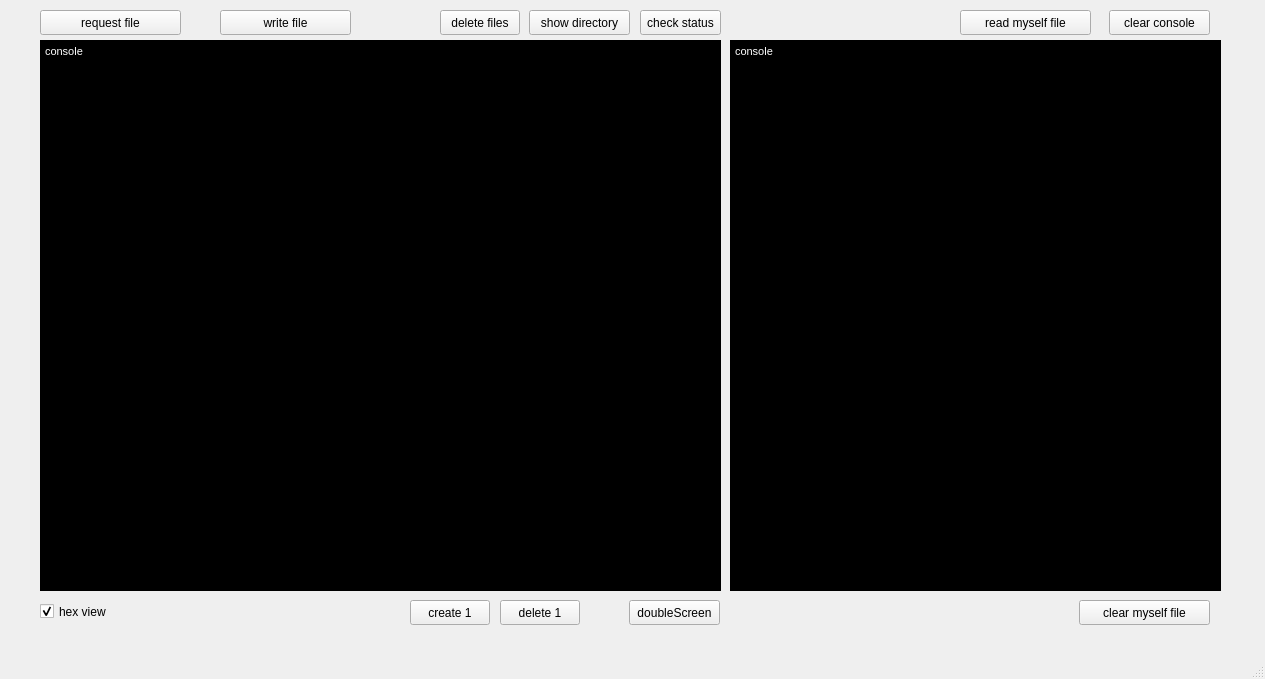
<?xml version="1.0" encoding="UTF-8"?>
<ui version="4.0">
 <class>MainWindow</class>
 <widget class="QMainWindow" name="MainWindow">
  <property name="geometry">
   <rect>
    <x>0</x>
    <y>0</y>
    <width>1265</width>
    <height>679</height>
   </rect>
  </property>
  <property name="windowTitle">
   <string>MainWindow</string>
  </property>
  <widget class="QWidget" name="centralwidget">
   <widget class="QPushButton" name="requestFile">
    <property name="geometry">
     <rect>
      <x>40</x>
      <y>10</y>
      <width>141</width>
      <height>25</height>
     </rect>
    </property>
    <property name="text">
     <string>request file</string>
    </property>
   </widget>
   <widget class="QTextEdit" name="console">
    <property name="geometry">
     <rect>
      <x>40</x>
      <y>40</y>
      <width>681</width>
      <height>551</height>
     </rect>
    </property>
    <property name="styleSheet">
     <string notr="true">background-color:black;
color:white;</string>
    </property>
    <property name="html">
     <string>&lt;!DOCTYPE HTML PUBLIC &quot;-//W3C//DTD HTML 4.0//EN&quot; &quot;http://www.w3.org/TR/REC-html40/strict.dtd&quot;&gt;
&lt;html&gt;&lt;head&gt;&lt;meta name=&quot;qrichtext&quot; content=&quot;1&quot; /&gt;&lt;style type=&quot;text/css&quot;&gt;
p, li { white-space: pre-wrap; }
&lt;/style&gt;&lt;/head&gt;&lt;body style=&quot; font-family:'Sans Serif'; font-size:9pt; font-weight:400; font-style:normal;&quot;&gt;
&lt;p style=&quot; margin-top:0px; margin-bottom:0px; margin-left:0px; margin-right:0px; -qt-block-indent:0; text-indent:0px;&quot;&gt;&lt;span style=&quot; font-family:'MS Shell Dlg 2'; font-size:8.25pt;&quot;&gt;console&lt;/span&gt;&lt;/p&gt;&lt;/body&gt;&lt;/html&gt;</string>
    </property>
   </widget>
   <widget class="QPushButton" name="clearConsole">
    <property name="geometry">
     <rect>
      <x>1109</x>
      <y>10</y>
      <width>101</width>
      <height>25</height>
     </rect>
    </property>
    <property name="text">
     <string>clear console</string>
    </property>
   </widget>
   <widget class="QPushButton" name="writeFile">
    <property name="geometry">
     <rect>
      <x>220</x>
      <y>10</y>
      <width>131</width>
      <height>25</height>
     </rect>
    </property>
    <property name="text">
     <string>write file</string>
    </property>
   </widget>
   <widget class="QPushButton" name="readMyselfFile">
    <property name="geometry">
     <rect>
      <x>960</x>
      <y>10</y>
      <width>131</width>
      <height>25</height>
     </rect>
    </property>
    <property name="text">
     <string>read myself file</string>
    </property>
   </widget>
   <widget class="QPushButton" name="clearMyselfFile">
    <property name="geometry">
     <rect>
      <x>1079</x>
      <y>600</y>
      <width>131</width>
      <height>25</height>
     </rect>
    </property>
    <property name="text">
     <string>clear myself file</string>
    </property>
   </widget>
   <widget class="QCheckBox" name="hexBox">
    <property name="enabled">
     <bool>true</bool>
    </property>
    <property name="geometry">
     <rect>
      <x>40</x>
      <y>600</y>
      <width>80</width>
      <height>23</height>
     </rect>
    </property>
    <property name="text">
     <string>hex view</string>
    </property>
    <property name="checked">
     <bool>true</bool>
    </property>
   </widget>
   <widget class="QTextEdit" name="console_2">
    <property name="geometry">
     <rect>
      <x>730</x>
      <y>40</y>
      <width>491</width>
      <height>551</height>
     </rect>
    </property>
    <property name="styleSheet">
     <string notr="true">background-color:black;
color:white;</string>
    </property>
    <property name="html">
     <string>&lt;!DOCTYPE HTML PUBLIC &quot;-//W3C//DTD HTML 4.0//EN&quot; &quot;http://www.w3.org/TR/REC-html40/strict.dtd&quot;&gt;
&lt;html&gt;&lt;head&gt;&lt;meta name=&quot;qrichtext&quot; content=&quot;1&quot; /&gt;&lt;style type=&quot;text/css&quot;&gt;
p, li { white-space: pre-wrap; }
&lt;/style&gt;&lt;/head&gt;&lt;body style=&quot; font-family:'Sans Serif'; font-size:9pt; font-weight:400; font-style:normal;&quot;&gt;
&lt;p style=&quot; margin-top:0px; margin-bottom:0px; margin-left:0px; margin-right:0px; -qt-block-indent:0; text-indent:0px;&quot;&gt;&lt;span style=&quot; font-family:'MS Shell Dlg 2'; font-size:8.25pt;&quot;&gt;console&lt;/span&gt;&lt;/p&gt;&lt;/body&gt;&lt;/html&gt;</string>
    </property>
   </widget>
   <widget class="QPushButton" name="doubleScreen">
    <property name="geometry">
     <rect>
      <x>629</x>
      <y>600</y>
      <width>91</width>
      <height>25</height>
     </rect>
    </property>
    <property name="text">
     <string>doubleScreen</string>
    </property>
    <property name="checkable">
     <bool>true</bool>
    </property>
    <property name="checked">
     <bool>false</bool>
    </property>
   </widget>
   <widget class="QPushButton" name="status">
    <property name="geometry">
     <rect>
      <x>640</x>
      <y>10</y>
      <width>81</width>
      <height>25</height>
     </rect>
    </property>
    <property name="text">
     <string>check status</string>
    </property>
   </widget>
   <widget class="QPushButton" name="showDirectory">
    <property name="geometry">
     <rect>
      <x>529</x>
      <y>10</y>
      <width>101</width>
      <height>25</height>
     </rect>
    </property>
    <property name="text">
     <string>show directory</string>
    </property>
   </widget>
   <widget class="QPushButton" name="deleteFiles">
    <property name="geometry">
     <rect>
      <x>440</x>
      <y>10</y>
      <width>80</width>
      <height>25</height>
     </rect>
    </property>
    <property name="text">
     <string>delete files</string>
    </property>
   </widget>
   <widget class="QPushButton" name="createMyselfFile">
    <property name="geometry">
     <rect>
      <x>410</x>
      <y>600</y>
      <width>80</width>
      <height>25</height>
     </rect>
    </property>
    <property name="text">
     <string>create 1</string>
    </property>
   </widget>
   <widget class="QPushButton" name="deleteMyselfFile">
    <property name="geometry">
     <rect>
      <x>500</x>
      <y>600</y>
      <width>80</width>
      <height>25</height>
     </rect>
    </property>
    <property name="text">
     <string>delete 1</string>
    </property>
   </widget>
  </widget>
  <widget class="QMenuBar" name="menubar">
   <property name="geometry">
    <rect>
     <x>0</x>
     <y>0</y>
     <width>1265</width>
     <height>22</height>
    </rect>
   </property>
  </widget>
  <widget class="QStatusBar" name="statusbar"/>
 </widget>
 <resources/>
 <connections/>
</ui>
